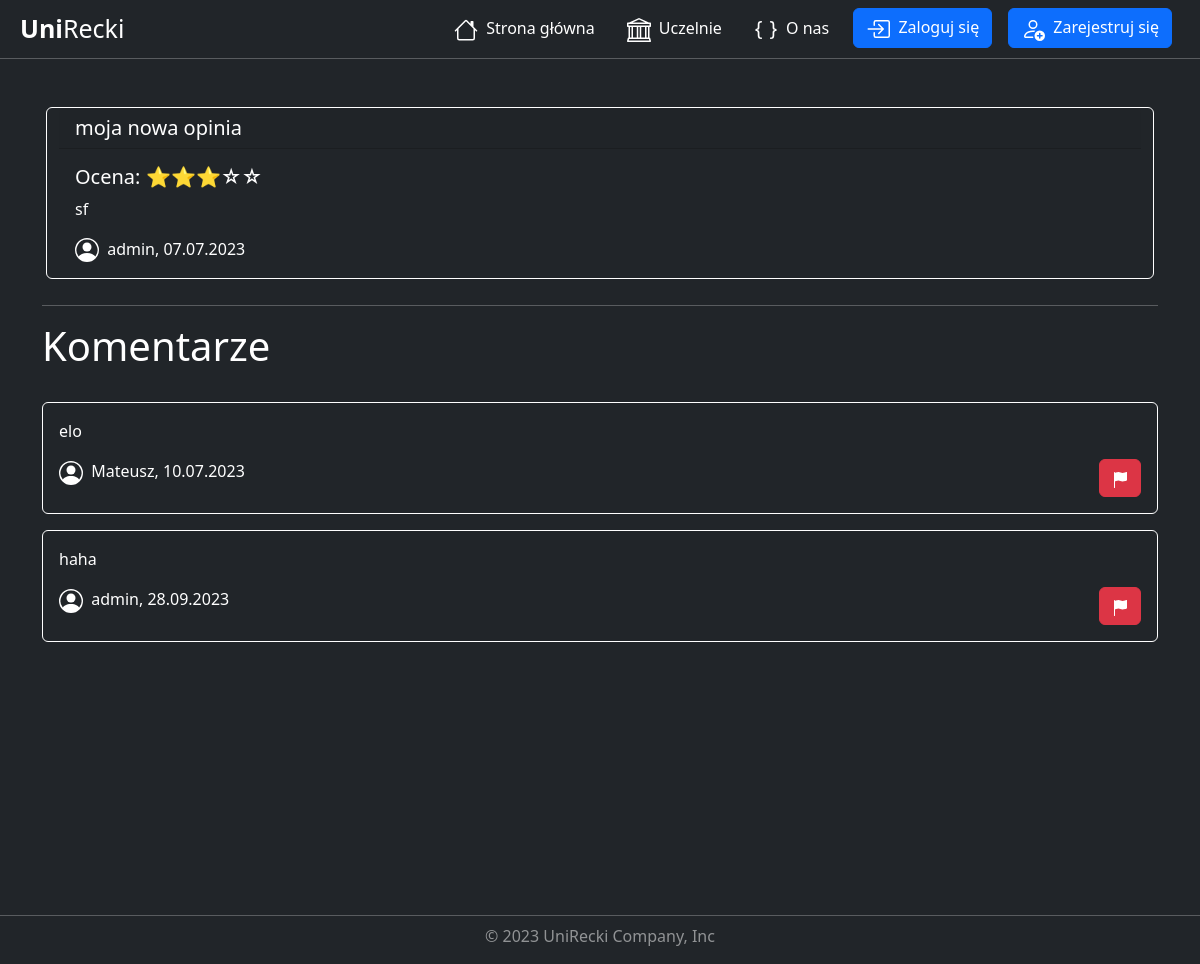
The app's page /university/review/25/, older data.
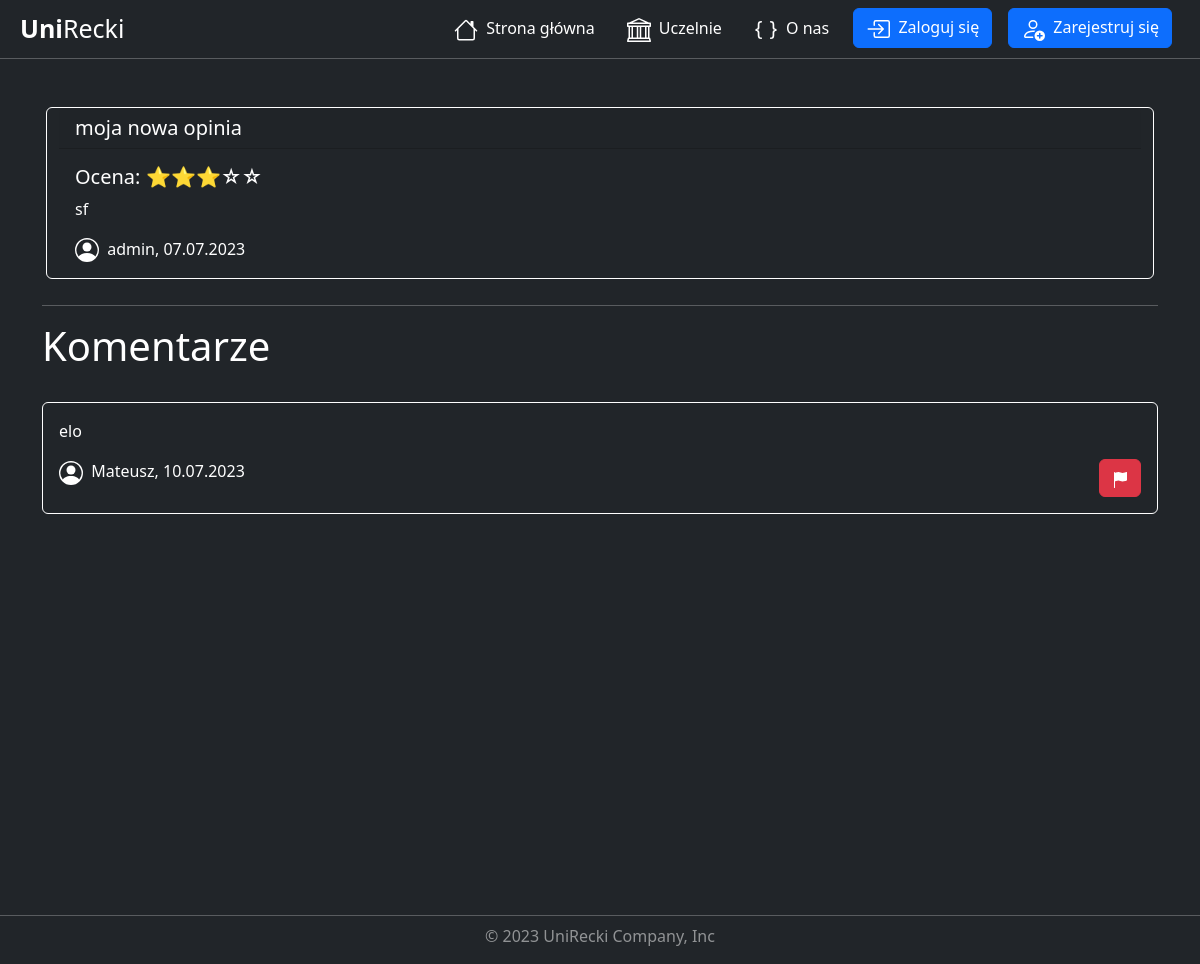
The same page, newer data.
### universities/models.py (models this page shows, shortened)
class Comment(models.Model):
    description = models.CharField( max_length=3000)
    add_date = models.DateTimeField(default=timezone.now, blank=True)
    review = models.ForeignKey(Review, on_delete=models.CASCADE)
    user = models.ForeignKey(User, on_delete=models.CASCADE)
    active = models.BooleanField(default=True)
    class Meta:
        verbose_name = 'Comment'
        verbose_name_plural = 'Comments'

### universities/views.py (the view)
# urls.py: path('review/<int:pk>/', views.ReviewDetailView.as_view(), name='review_detail'),
class ReviewDetailView(DetailView):
    model = Review
    template_name = 'universities/review_detail.html'
    context_object_name = 'review'
    def get_context_data(self, **kwargs):
        context = super().get_context_data(**kwargs)
        review = self.get_object()
        comments = review.comment_set.filter(active=True).order_by('add_date')
        context['comments'] = comments
        return context

### universities/templates/universities/review_detail.html (shortened to what this page needs)
{% extends "base.html" %}
{% load static %}
{% block css %}
    <link rel="stylesheet" href="{% static "universities/review_detail.css" %}">
{% endblock css %}
{% block content %}
    <div class="container mt-5">
        <div class="row mx-1">
            <div class="card bg-dark">
                <h5 class="card-header ">{{ review.title }}</h5>
                <div class="card-body">
                    <h5 class="card-title">
                        Ocena:
                        {% if review.rating == 5 %}
                            ⭐⭐⭐⭐⭐
                        {% elif review.rating == 4 %}
                            ⭐⭐⭐⭐☆
                        {% elif review.rating == 3 %}
                            ⭐⭐⭐☆☆
                        {% elif review.rating == 2 %}
                            ⭐⭐☆☆☆
                        {% elif review.rating == 1 %}
                            ⭐☆☆☆☆
                        {% endif %}
                    </h5>
                    <p class="card-text">{{ review.description }}</p>
                    <p class="card-text">
                        {{ review.user.username }}, {{ review.add_date|date:"d.m.Y" }}
                    </p>
                </div>
            </div>
        </div>
        <hr class="mt-3">
        <div class="row">
            <h1>Komentarze</h1>
        </div>
        <div class="row">
            <div class="container mt-2">
                {% for comment in comments %}
                    <div class="card bg-dark mt-3">
                        <div class="card-body">
                            <p class="card-text">{{ comment.description }}</p>
                            <div class="row">
                                <div class="col-6">
                                    <p class="card-text">
                                        {{ comment.user.username }}, {{ comment.add_date|date:"d.m.Y" }}
                                    </p>
                                </div>
                                <div class="col-6 d-flex justify-content-end align-items-end">
                                    <a href="{% url 'comment_report_create' review.pk comment.pk %}"
                                       title="Zgłoś komentarz"
                                       class="btn btn-danger">
                                    </a>
                                </div>
                            </div>
                        </div>
                    </div>
                {% empty %}
                    <p>Brak komentarzy dla tej opinii.</p>
                {% endfor %}
            </div>
        </div>
    </div>
{% endblock content %}

Row changes from the older to the newer data that the page shows:
no longer on this page (row edited): Comment: description "haha", user.username "admin", add_date "28.09.2023"
